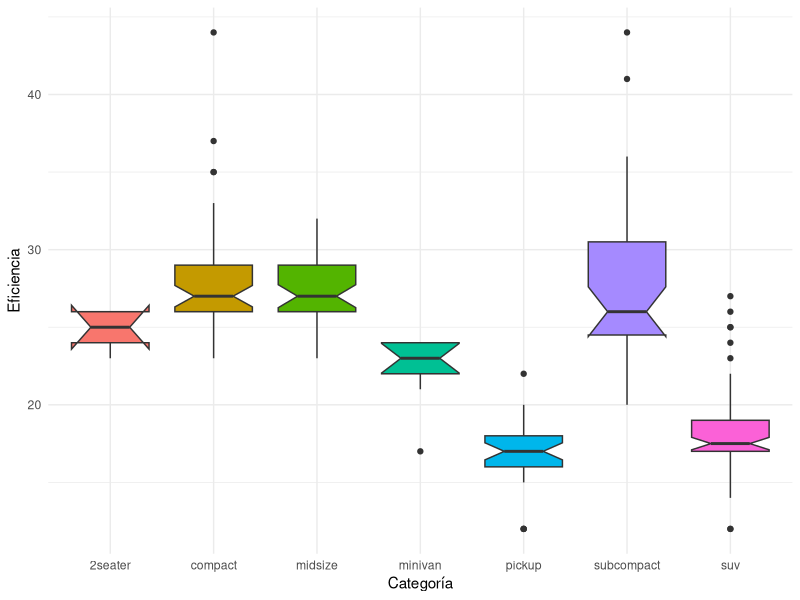

Source code (R):
## ---- chunk 1
1 + 1
## ---- chunk 2
#| label: grafico-boxplot
#| fig-cap: "Distribución de eficiencia (Millas/Galón) por categoría."
#| warning: false

library(tidyverse)

ggplot(data = mpg, mapping = aes(x = class, y = hwy, fill = class)) +
  geom_boxplot(notch = TRUE, show.legend = FALSE) +
  theme_minimal() +
  labs(x = "Categoría", y = "Eficiencia")
